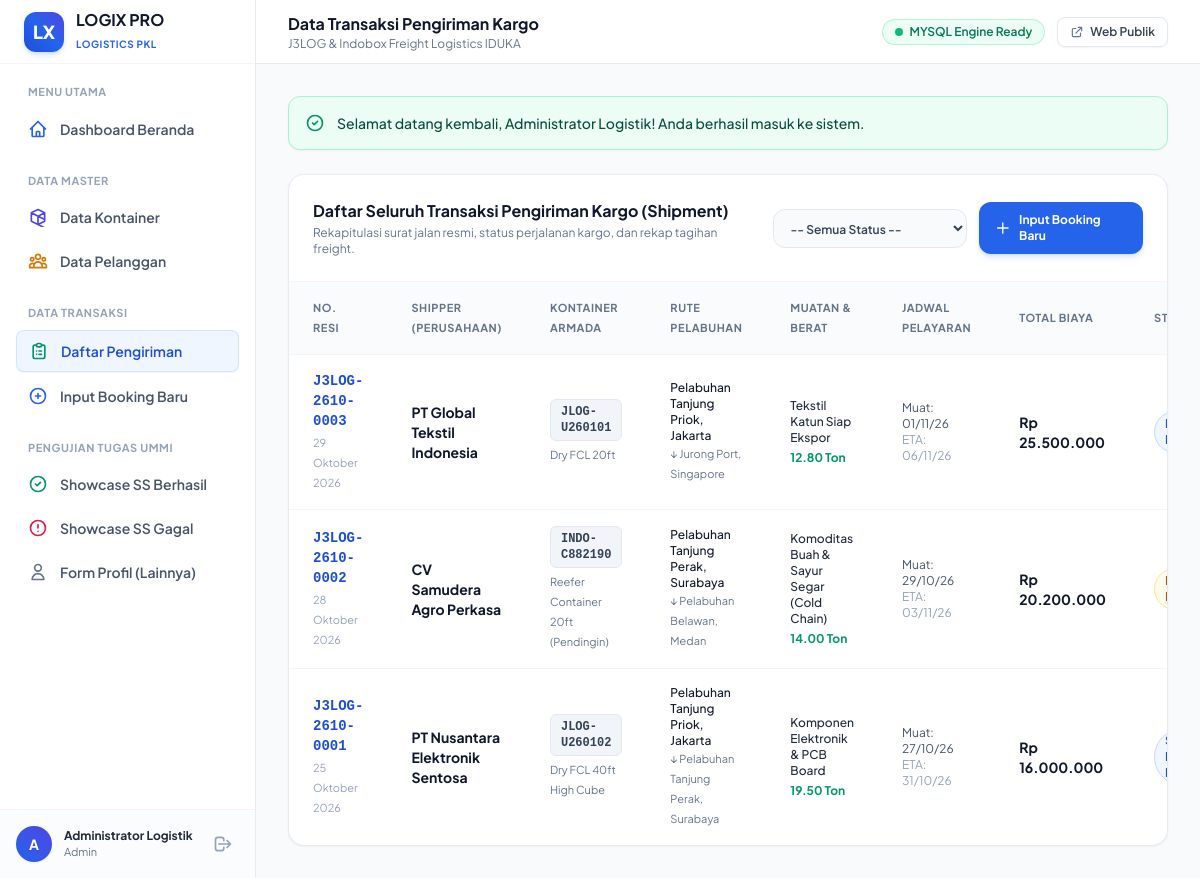
Page /transaksi.php (signed in) on the committed database.
### tables this page shows
CREATE TABLE `transaksi_pengiriman` (
  `id` INT AUTO_INCREMENT PRIMARY KEY,
  `no_resi` VARCHAR(50) NOT NULL UNIQUE,
  `id_pelanggan` INT NOT NULL,
  `id_kontainer` INT NOT NULL,
  `pelabuhan_asal` VARCHAR(100) NOT NULL,
  `pelabuhan_tujuan` VARCHAR(100) NOT NULL,
  `jenis_muatan` VARCHAR(150) NOT NULL,
  `berat_muatan_ton` DECIMAL(8,2) NOT NULL,
  `tanggal_booking` DATE NOT NULL,
  `tanggal_muat` DATE NOT NULL,
  `estimasi_tiba` DATE NOT NULL,
  `tarif_freight` DECIMAL(14,2) NOT NULL,
  `biaya_handling` DECIMAL(14,2) NOT NULL,
  `total_biaya` DECIMAL(14,2) NOT NULL,
  `status_pengiriman` ENUM('Draft / Booking', 'Loading Kontainer', 'Sailing / Dalam Perjalanan', 'Tiba di Tujuan', 'Selesai') DEFAULT 'Draft / Booking',
  `catatan` TEXT,
  `created_by` INT DEFAULT 1,
  `created_at` TIMESTAMP DEFAULT CURRENT_TIMESTAMP,
  FOREIGN KEY (`id_pelanggan`) REFERENCES `pelanggan`(`id`) ON DELETE CASCADE,
  FOREIGN KEY (`id_kontainer`) REFERENCES `kontainer`(`id`) ON DELETE CASCADE,
  FOREIGN KEY (`created_by`) REFERENCES `users`(`id`) ON DELETE SET NULL
);

CREATE TABLE `pelanggan` (
  `id` INT AUTO_INCREMENT PRIMARY KEY,
  `kode_pelanggan` VARCHAR(20) NOT NULL UNIQUE,
  `nama_perusahaan` VARCHAR(150) NOT NULL,
  `penanggung_jawab` VARCHAR(100) NOT NULL,
  `no_telp` VARCHAR(25) NOT NULL,
  `email` VARCHAR(100) NOT NULL,
  `alamat` TEXT NOT NULL,
  `created_at` TIMESTAMP DEFAULT CURRENT_TIMESTAMP
);

CREATE TABLE `kontainer` (
  `id` INT AUTO_INCREMENT PRIMARY KEY,
  `nomor_kontainer` VARCHAR(30) NOT NULL UNIQUE,
  `tipe_kontainer` VARCHAR(50) NOT NULL,
  `kapasitas_ton` DECIMAL(8,2) NOT NULL,
  `lokasi_depo` VARCHAR(100) NOT NULL,
  `kondisi` VARCHAR(50) NOT NULL DEFAULT 'Layak Muat',
  `status` ENUM('Tersedia', 'Sedang Digunakan', 'Dalam Perjalanan', 'Perawatan') DEFAULT 'Tersedia',
  `created_at` TIMESTAMP DEFAULT CURRENT_TIMESTAMP
);

### config/database.php (called while the page is built, shortened)
<?php
function rupiah($angka) {
    return 'Rp ' . number_format($angka, 0, ',', '.');
}
function tanggalIndo($tanggal) {
    $bulan = [
        1 => 'Januari', 'Februari', 'Maret', 'April', 'Mei', 'Juni',
        'Juli', 'Agustus', 'September', 'Oktober', 'November', 'Desember'
    ];
    $pecahkan = explode('-', date('Y-m-d', strtotime($tanggal)));
    return $pecahkan[2] . ' ' . $bulan[(int)$pecahkan[1]] . ' ' . $pecahkan[0];
}

### transaksi.php (the view, shortened to what this page needs)
<?php
require_once __DIR__ . '/includes/header.php';
$where = '';
$params = [];
$sql = "
    SELECT t.*, p.nama_perusahaan, k.nomor_kontainer, k.tipe_kontainer
    FROM transaksi_pengiriman t
    JOIN pelanggan p ON t.id_pelanggan = p.id
    JOIN kontainer k ON t.id_kontainer = k.id
    {$where}
    ORDER BY t.id DESC
";
$stmt = $db->prepare($sql);
$stmt->execute($params);
$shipments = $stmt->fetchAll();
?>
<div class="bg-white rounded-2xl border border-slate-200/80 shadow-sm overflow-hidden">
    <div class="p-6 border-b border-slate-100 flex flex-col sm:flex-row sm:items-center justify-between gap-4">
        <div>
            <h3 class="text-base font-bold text-slate-900">Daftar Seluruh Transaksi Pengiriman Kargo (Shipment)</h3>
            <p class="text-xs text-slate-500 mt-0.5">Rekapitulasi surat jalan resmi, status perjalanan kargo, dan rekap tagihan freight.</p>
        </div>
        <div class="flex items-center gap-3 self-start sm:self-auto">
            <form action="transaksi.php" method="GET" class="flex items-center">
                <select name="status" class="bg-slate-50 border border-slate-200 text-slate-700 text-xs font-semibold rounded-xl px-3 py-2.5 focus:outline-none focus:ring-4 focus:ring-blue-100 focus:border-blue-500 transition-all" onchange="this.form.submit()">
                    <option value="">-- Semua Status --</option>
                </select>
            </form>
            <a href="transaksi_form.php" class="inline-flex items-center gap-2 px-4 py-2.5 rounded-xl bg-blue-600 hover:bg-blue-700 text-white font-bold text-xs shadow-md shadow-blue-500/20 transition-all">
                <svg class="w-4 h-4" fill="none" stroke="currentColor" viewBox="0 0 24 24"><path stroke-linecap="round" stroke-linejoin="round" stroke-width="2" d="M12 4v16m8-8H4"/></svg>
                <span>Input Booking Baru</span>
            </a>
        </div>
    </div>
    <div class="overflow-x-auto">
        <table class="w-full text-left text-sm text-slate-600">
            <thead class="bg-slate-50/80 text-[11px] font-bold text-slate-500 uppercase tracking-wider border-b border-slate-100">
                <tr>
                    <th class="px-6 py-4">No. Resi</th>
                    <th class="px-6 py-4">Shipper (Perusahaan)</th>
                    <th class="px-6 py-4">Kontainer Armada</th>
                    <th class="px-6 py-4">Rute Pelabuhan</th>
                    <th class="px-6 py-4">Muatan & Berat</th>
                    <th class="px-6 py-4">Jadwal Pelayaran</th>
                    <th class="px-6 py-4">Total Biaya</th>
                    <th class="px-6 py-4">Status</th>
                </tr>
            </thead>
            <tbody class="divide-y divide-slate-100">
                <?php if (empty($shipments)): ?>
                    <tr>
                        <td colspan="9" class="px-6 py-10 text-center text-slate-400">Belum ada data transaksi pengiriman yang sesuai filter.</td>
                    </tr>
                <?php else: ?>
                    <?php foreach ($shipments as $row): ?>
                        <tr class="hover:bg-slate-50/80 transition-colors">
                            <td class="px-6 py-4 font-mono font-bold text-blue-700">
                                <a href="transaksi_detail.php?id=<?= $row['id'] ?>" class="hover:underline">
                                    <?= htmlspecialchars($row['no_resi']) ?>
                                </a>
                                <div class="text-[11px] text-slate-400 font-sans font-normal mt-0.5"><?= tanggalIndo($row['tanggal_booking']) ?></div>
                            </td>
                            <td class="px-6 py-4">
                                <div class="font-bold text-slate-900"><?= htmlspecialchars($row['nama_perusahaan']) ?></div>
                            </td>
                            <td class="px-6 py-4">
                                <span class="inline-block px-2.5 py-1 rounded-md text-xs font-mono font-bold bg-slate-100 text-slate-700 border border-slate-200">
                                    <?= htmlspecialchars($row['nomor_kontainer']) ?>
                                </span>
                                <div class="text-[11px] text-slate-500 mt-1"><?= htmlspecialchars($row['tipe_kontainer']) ?></div>
                            </td>
                            <td class="px-6 py-4">
                                <div class="text-xs font-medium text-slate-900"><?= htmlspecialchars($row['pelabuhan_asal']) ?></div>
                                <div class="text-[11px] text-slate-500">&darr; <?= htmlspecialchars($row['pelabuhan_tujuan']) ?></div>
                            </td>
                            <td class="px-6 py-4">
                                <div class="text-slate-800 text-xs font-medium"><?= htmlspecialchars($row['jenis_muatan']) ?></div>
                                <span class="text-xs text-emerald-600 font-bold"><?= number_format($row['berat_muatan_ton'], 2) ?> Ton</span>
                            </td>
                            <td class="px-6 py-4 text-xs text-slate-600">
                                <div>Muat: <?= date('d/m/y', strtotime($row['tanggal_muat'])) ?></div>
                                <div class="text-slate-400">ETA: <?= date('d/m/y', strtotime($row['estimasi_tiba'])) ?></div>
                            </td>
                            <td class="px-6 py-4 font-bold text-slate-900">
                                <?= rupiah($row['total_biaya']) ?>
                            </td>
                            <td class="px-6 py-4">
                                <?php
                                $badgeClass = 'bg-blue-50 text-blue-700 border-blue-200';
                                if ($row['status_pengiriman'] === 'Selesai' || $row['status_pengiriman'] === 'Tiba di Tujuan') {
                                    $badgeClass = 'bg-emerald-50 text-emerald-700 border-emerald-200';
                                } elseif ($row['status_pengiriman'] === 'Loading Kontainer') {
                                    $badgeClass = 'bg-amber-50 text-amber-700 border-amber-200';
                                }
                                ?>
                                <span class="inline-flex items-center px-2.5 py-1 rounded-full text-xs font-semibold border <?= $badgeClass ?>">
                                </span>
                            </td>
                        </tr>
                    <?php endforeach; ?>
                <?php endif; ?>
            </tbody>
        </table>
    </div>
</div>
<?php require_once __DIR__ . '/includes/footer.php'; ?>

### rows in the picture
transaksi_pengiriman: no_resi "J3LOG-2610-0003", tanggal_booking "29 Oktober 2026", id_pelanggan.nama_perusahaan "PT Global Tekstil Indonesia", id_kontainer.nomor_kontainer "JLOG-U260101", id_kontainer.tipe_kontainer "Dry FCL 20ft", pelabuhan_asal "Pelabuhan Tanjung Priok, Jakarta", pelabuhan_tujuan "Jurong Port, Singapore", jenis_muatan "Tekstil Katun Siap Ekspor", berat_muatan_ton "12.80", tanggal_muat "01/11/26", estimasi_tiba "06/11/26", total_biaya "Rp 25.500.000"
transaksi_pengiriman: no_resi "J3LOG-2610-0002", tanggal_booking "28 Oktober 2026", id_pelanggan.nama_perusahaan "CV Samudera Agro Perkasa", id_kontainer.nomor_kontainer "INDO-C882190", id_kontainer.tipe_kontainer "Reefer Container 20ft (Pendingin)", pelabuhan_asal "Pelabuhan Tanjung Perak, Surabaya", pelabuhan_tujuan "Pelabuhan Belawan, Medan", jenis_muatan "Komoditas Buah & Sayur Segar (Cold Chain)", berat_muatan_ton "14.00", tanggal_muat "29/10/26", estimasi_tiba "03/11/26", total_biaya "Rp 20.200.000"
transaksi_pengiriman: no_resi "J3LOG-2610-0001", tanggal_booking "25 Oktober 2026", id_pelanggan.nama_perusahaan "PT Nusantara Elektronik Sentosa", id_kontainer.nomor_kontainer "JLOG-U260102", id_kontainer.tipe_kontainer "Dry FCL 40ft High Cube", pelabuhan_asal "Pelabuhan Tanjung Priok, Jakarta", pelabuhan_tujuan "Pelabuhan Tanjung Perak, Surabaya", jenis_muatan "Komponen Elektronik & PCB Board", berat_muatan_ton "19.50", tanggal_muat "27/10/26", estimasi_tiba "31/10/26", total_biaya "Rp 16.000.000"

### other values in the picture
substr($user['nama_lengkap'], 0, 1) "A"
$user['nama_lengkap'] "Administrator Logistik"
$user['role'] "Admin"
$pageTitle "Data Transaksi Pengiriman Kargo"
APP_COMPANY "J3LOG & Indobox Freight Logistics IDUKA"
$driverName "MYSQL"
$flash['message'] "Selamat datang kembali, Administrator Logistik! Anda berhasil masuk ke sistem."
